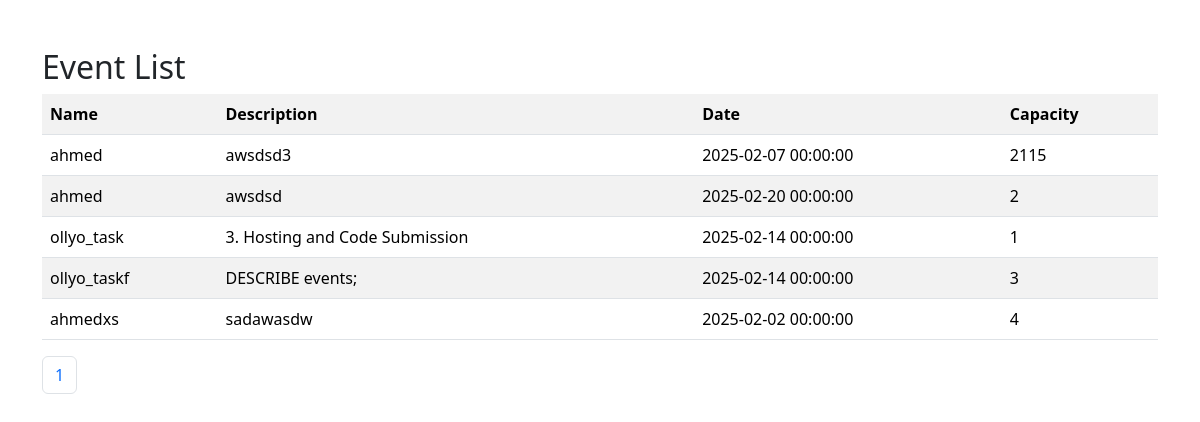
/event/list.php, run on the app's committed database.
### tables this page shows
CREATE TABLE `events` (
  `id` int(11) NOT NULL,
  `name` varchar(255) NOT NULL,
  `description` text NOT NULL,
  `date` datetime NOT NULL,
  `event_time` time NOT NULL,
  `capacity` int(11) NOT NULL,
  `created_by` int(11) NOT NULL,
  `event_type` varchar(255) NOT NULL
);

### event/list.php (the view, shortened to what this page needs)
<?php
include('../db.php');
$per_page = 5;
$page = isset($_GET['page']) ? (int)$_GET['page'] : 1;
$offset = ($page - 1) * $per_page;
$sql = "SELECT * FROM events LIMIT $per_page OFFSET $offset";
$result = $conn->query($sql);
$total_sql = "SELECT COUNT(*) FROM events";
$total_result = $conn->query($total_sql);
$total_events = $total_result->fetch_row()[0];
$total_pages = ceil($total_events / $per_page);
?>
<!doctype html>
<html lang="en">
<head>
    <link href="https://cdn.jsdelivr.net/npm/bootstrap@5.3.3/dist/css/bootstrap.min.css" rel="stylesheet">
</head>
<body>
    <div class="container mt-5">
        <h2>Event List</h2>
        <table class="table table-striped">
            <tr>
                <th>Name</th>
                <th>Description</th>
                <th>Date</th>
                <th>Capacity</th>
            </tr>
            <?php while ($row = $result->fetch_assoc()): ?>
                <tr>
                    <td><?php echo htmlspecialchars($row['name']); ?></td>
                    <td><?php echo htmlspecialchars($row['description']); ?></td>
                    <td><?php echo htmlspecialchars($row['date']); ?></td>
                    <td><?php echo htmlspecialchars($row['capacity']); ?></td>
                </tr>
            <?php endwhile; ?>
        </table>
        <nav>
            <ul class="pagination">
                <?php for ($i = 1; $i <= $total_pages; $i++): ?>
                    <li class="page-item"><a class="page-link" href="?page=<?php echo $i; ?>"><?php echo $i; ?></a></li>
                <?php endfor; ?>
            </ul>
        </nav>
    </div>
</body>
</html>

### data on the page
events: name "ahmed", description "awsdsd3", date "2025-02-07 00:00:00", capacity "2115"
events: name "ahmed", description "awsdsd", date "2025-02-20 00:00:00", capacity "2"
events: name "ollyo_task", description "3. Hosting and Code Submission", date "2025-02-14 00:00:00", capacity "1"
events: name "ollyo_taskf", description "DESCRIBE events;", date "2025-02-14 00:00:00", capacity "3"
events: name "ahmedxs", description "sadawasdw", date "2025-02-02 00:00:00", capacity "4"
